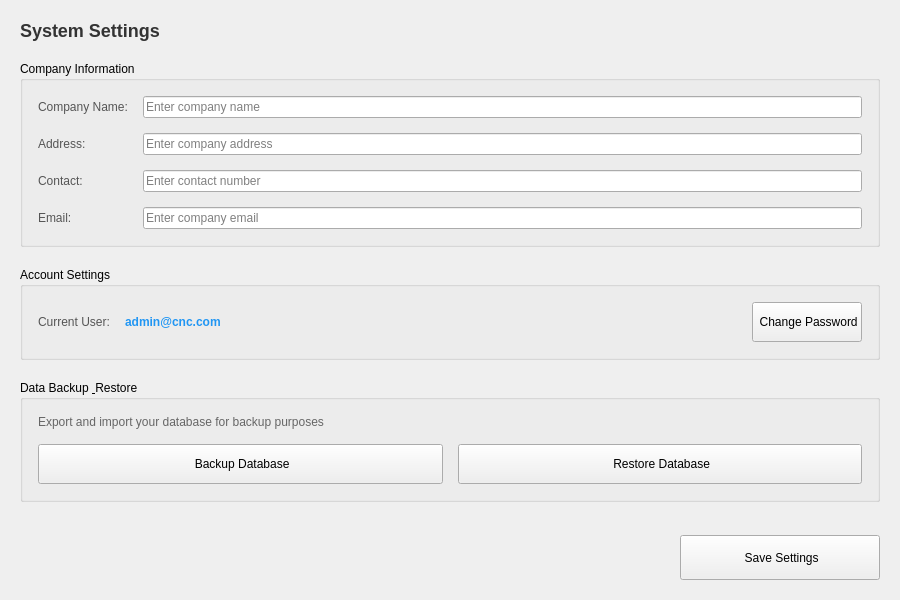
<?xml version="1.0" encoding="UTF-8"?>
<ui version="4.0">
 <class>SettingsWidget</class>
 <widget class="QWidget" name="SettingsWidget">
  <property name="geometry">
   <rect>
    <x>0</x>
    <y>0</y>
    <width>900</width>
    <height>600</height>
   </rect>
  </property>
  <property name="windowTitle">
   <string>Settings</string>
  </property>
  <property name="styleSheet">
   <string notr="true">QWidget#SettingsWidget {
    background-color: #f5f5f5;
}

QPushButton#btnSaveSettings, QPushButton#btnChangePassword, QPushButton#btnBackupData, QPushButton#btnRestoreData {
    padding: 12px 25px;
    border-radius: 5px;
    font-size: 13px;
    font-weight: bold;
}

QPushButton#btnSaveSettings {
    background-color: #4CAF50;
    color: white;
    border: none;
}

QPushButton#btnSaveSettings:hover {
    background-color: #45a049;
}

QPushButton#btnChangePassword {
    background-color: #2196F3;
    color: white;
    border: none;
}

QPushButton#btnChangePassword:hover {
    background-color: #0b7dda;
}

QPushButton#btnBackupData {
    background-color: #FF9800;
    color: white;
    border: none;
}

QPushButton#btnBackupData:hover {
    background-color: #e68900;
}

QPushButton#btnRestoreData {
    background-color: #f44336;
    color: white;
    border: none;
}

QPushButton#btnRestoreData:hover {
    background-color: #da190b;
}

QLineEdit {
    padding: 10px;
    border: 2px solid #ddd;
    border-radius: 5px;
    font-size: 13px;
    color: #333;
}

QLineEdit:focus {
    border: 2px solid #2196F3;
}

QGroupBox {
    background-color: white;
    border: 1px solid #e0e0e0;
    border-radius: 8px;
    margin-top: 15px;
    padding-top: 15px;
    font-size: 14px;
    font-weight: bold;
}

QGroupBox::title {
    subcontrol-origin: margin;
    subcontrol-position: top left;
    padding: 5px 10px;
    color: #2196F3;
}</string>
  </property>
  <layout class="QVBoxLayout" name="verticalLayout">
   <property name="spacing">
    <number>20</number>
   </property>
   <property name="leftMargin">
    <number>20</number>
   </property>
   <property name="topMargin">
    <number>20</number>
   </property>
   <property name="rightMargin">
    <number>20</number>
   </property>
   <property name="bottomMargin">
    <number>20</number>
   </property>
   <item>
    <widget class="QLabel" name="label">
     <property name="text">
      <string>System Settings</string>
     </property>
     <property name="styleSheet">
      <string notr="true">font-size: 18px; font-weight: bold; color: #333;</string>
     </property>
    </widget>
   </item>
   <item>
    <widget class="QGroupBox" name="groupCompany">
     <property name="title">
      <string>Company Information</string>
     </property>
     <layout class="QFormLayout" name="formLayout">
      <property name="horizontalSpacing">
       <number>15</number>
      </property>
      <property name="verticalSpacing">
       <number>15</number>
      </property>
      <property name="leftMargin">
       <number>15</number>
      </property>
      <property name="topMargin">
       <number>15</number>
      </property>
      <property name="rightMargin">
       <number>15</number>
      </property>
      <property name="bottomMargin">
       <number>15</number>
      </property>
      <item row="0" column="0">
       <widget class="QLabel" name="label_2">
        <property name="text">
         <string>Company Name:</string>
        </property>
        <property name="styleSheet">
         <string notr="true">font-weight: normal; color: #555;</string>
        </property>
       </widget>
      </item>
      <item row="0" column="1">
       <widget class="QLineEdit" name="txtCompanyName">
        <property name="placeholderText">
         <string>Enter company name</string>
        </property>
       </widget>
      </item>
      <item row="1" column="0">
       <widget class="QLabel" name="label_3">
        <property name="text">
         <string>Address:</string>
        </property>
        <property name="styleSheet">
         <string notr="true">font-weight: normal; color: #555;</string>
        </property>
       </widget>
      </item>
      <item row="1" column="1">
       <widget class="QLineEdit" name="txtCompanyAddress">
        <property name="placeholderText">
         <string>Enter company address</string>
        </property>
       </widget>
      </item>
      <item row="2" column="0">
       <widget class="QLabel" name="label_4">
        <property name="text">
         <string>Contact:</string>
        </property>
        <property name="styleSheet">
         <string notr="true">font-weight: normal; color: #555;</string>
        </property>
       </widget>
      </item>
      <item row="2" column="1">
       <widget class="QLineEdit" name="txtCompanyContact">
        <property name="placeholderText">
         <string>Enter contact number</string>
        </property>
       </widget>
      </item>
      <item row="3" column="0">
       <widget class="QLabel" name="label_5">
        <property name="text">
         <string>Email:</string>
        </property>
        <property name="styleSheet">
         <string notr="true">font-weight: normal; color: #555;</string>
        </property>
       </widget>
      </item>
      <item row="3" column="1">
       <widget class="QLineEdit" name="txtCompanyEmail">
        <property name="placeholderText">
         <string>Enter company email</string>
        </property>
       </widget>
      </item>
     </layout>
    </widget>
   </item>
   <item>
    <widget class="QGroupBox" name="groupAccount">
     <property name="title">
      <string>Account Settings</string>
     </property>
     <layout class="QVBoxLayout" name="verticalLayout_2">
      <property name="spacing">
       <number>15</number>
      </property>
      <property name="leftMargin">
       <number>15</number>
      </property>
      <property name="topMargin">
       <number>15</number>
      </property>
      <property name="rightMargin">
       <number>15</number>
      </property>
      <property name="bottomMargin">
       <number>15</number>
      </property>
      <item>
       <layout class="QHBoxLayout" name="horizontalLayout">
        <item>
         <widget class="QLabel" name="label_6">
          <property name="text">
           <string>Current User:</string>
          </property>
          <property name="styleSheet">
           <string notr="true">font-weight: normal; color: #555;</string>
          </property>
         </widget>
        </item>
        <item>
         <widget class="QLabel" name="lblCurrentUser">
          <property name="text">
           <string>admin@cnc.com</string>
          </property>
          <property name="styleSheet">
           <string notr="true">font-weight: bold; color: #2196F3;</string>
          </property>
         </widget>
        </item>
        <item>
         <spacer name="horizontalSpacer">
          <property name="orientation">
           <enum>Qt::Horizontal</enum>
          </property>
          <property name="sizeHint" stdset="0">
           <size>
            <width>40</width>
            <height>20</height>
           </size>
          </property>
         </spacer>
        </item>
        <item>
         <widget class="QPushButton" name="btnChangePassword">
          <property name="minimumSize">
           <size>
            <width>0</width>
            <height>40</height>
           </size>
          </property>
          <property name="cursor">
           <cursorShape>PointingHandCursor</cursorShape>
          </property>
          <property name="text">
           <string> Change Password</string>
          </property>
         </widget>
        </item>
       </layout>
      </item>
     </layout>
    </widget>
   </item>
   <item>
    <widget class="QGroupBox" name="groupBackup">
     <property name="title">
      <string>Data Backup &amp; Restore</string>
     </property>
     <layout class="QVBoxLayout" name="verticalLayout_3">
      <property name="spacing">
       <number>15</number>
      </property>
      <property name="leftMargin">
       <number>15</number>
      </property>
      <property name="topMargin">
       <number>15</number>
      </property>
      <property name="rightMargin">
       <number>15</number>
      </property>
      <property name="bottomMargin">
       <number>15</number>
      </property>
      <item>
       <widget class="QLabel" name="label_7">
        <property name="text">
         <string>Export and import your database for backup purposes</string>
        </property>
        <property name="styleSheet">
         <string notr="true">font-weight: normal; color: #666; font-size: 12px;</string>
        </property>
       </widget>
      </item>
      <item>
       <layout class="QHBoxLayout" name="horizontalLayout_2">
        <item>
         <widget class="QPushButton" name="btnBackupData">
          <property name="minimumSize">
           <size>
            <width>0</width>
            <height>40</height>
           </size>
          </property>
          <property name="cursor">
           <cursorShape>PointingHandCursor</cursorShape>
          </property>
          <property name="text">
           <string> Backup Database</string>
          </property>
         </widget>
        </item>
        <item>
         <widget class="QPushButton" name="btnRestoreData">
          <property name="minimumSize">
           <size>
            <width>0</width>
            <height>40</height>
           </size>
          </property>
          <property name="cursor">
           <cursorShape>PointingHandCursor</cursorShape>
          </property>
          <property name="text">
           <string> Restore Database</string>
          </property>
         </widget>
        </item>
       </layout>
      </item>
     </layout>
    </widget>
   </item>
   <item>
    <spacer name="verticalSpacer">
     <property name="orientation">
      <enum>Qt::Vertical</enum>
     </property>
     <property name="sizeHint" stdset="0">
      <size>
       <width>20</width>
       <height>40</height>
      </size>
     </property>
    </spacer>
   </item>
   <item>
    <layout class="QHBoxLayout" name="horizontalLayout_3">
     <item>
      <spacer name="horizontalSpacer_2">
       <property name="orientation">
        <enum>Qt::Horizontal</enum>
       </property>
       <property name="sizeHint" stdset="0">
        <size>
         <width>40</width>
         <height>20</height>
        </size>
       </property>
      </spacer>
     </item>
     <item>
      <widget class="QPushButton" name="btnSaveSettings">
       <property name="minimumSize">
        <size>
         <width>200</width>
         <height>45</height>
        </size>
       </property>
       <property name="cursor">
        <cursorShape>PointingHandCursor</cursorShape>
       </property>
       <property name="text">
        <string> Save Settings</string>
       </property>
      </widget>
     </item>
    </layout>
   </item>
  </layout>
 </widget>
 <resources/>
 <connections/>
</ui>
